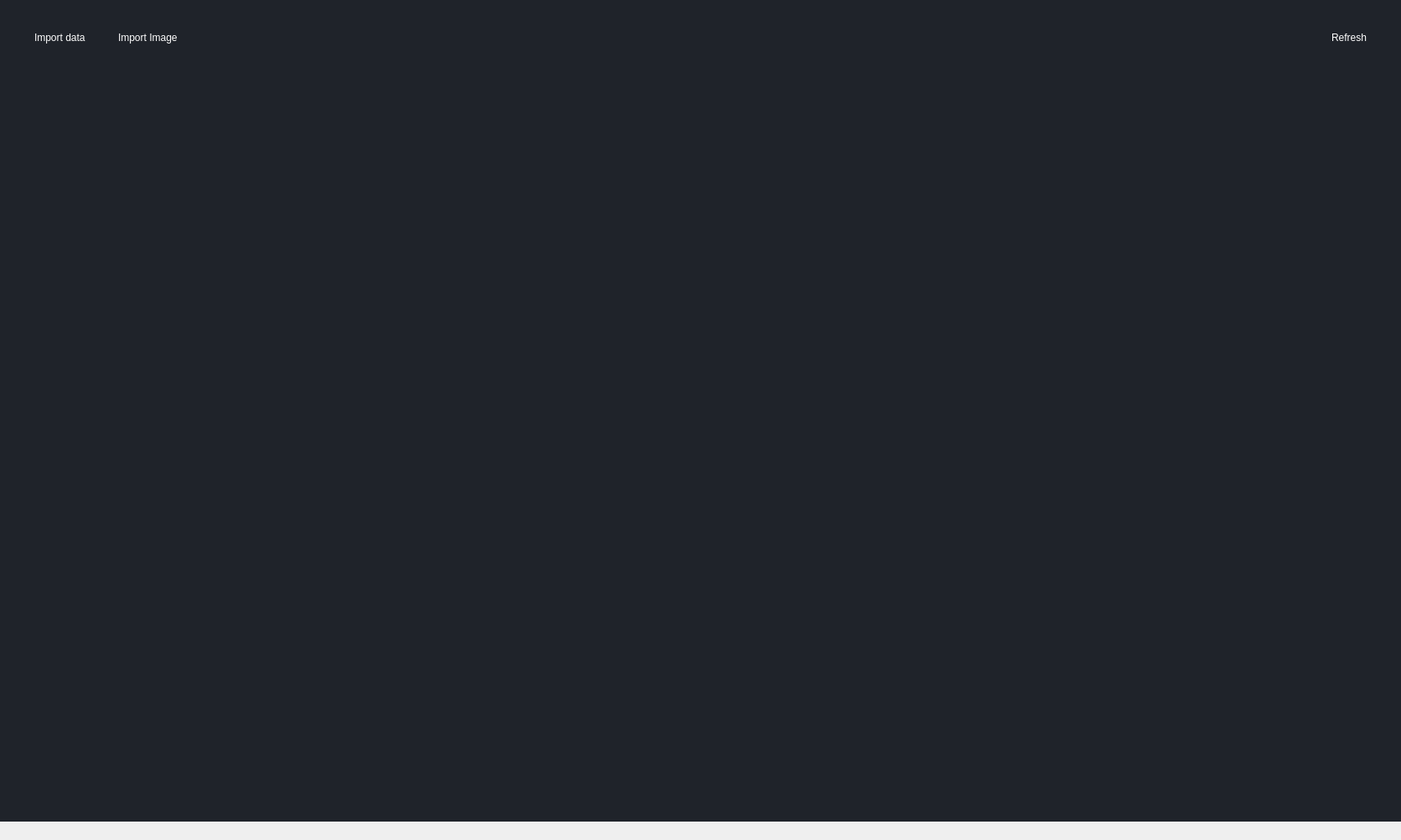
<?xml version="1.0" encoding="UTF-8"?>
<ui version="4.0">
 <class>MainWindow</class>
 <widget class="QMainWindow" name="MainWindow">
  <property name="windowTitle">
   <string>Disc Cutter Monitoring System</string>
  </property>
  <property name="windowIcon">
   <iconset>
    <normaloff>web.png</normaloff>web.png</iconset>
  </property>
  <property name="styleSheet">
   <string notr="true">*{
	border:none;
	background-color:transparent;
	background:none;
	padding:0;
	margin:0;
	color:#fff;
}
#centralwidget{
	background-color:#1f232a;
}
QPushButton{
	text-align:left;
	padding: 2px 5px;
}
QTableWidget{
	color:#000
}</string>
  </property>
  <widget class="QWidget" name="centralwidget">
   <property name="minimumSize">
    <size>
     <width>1672</width>
     <height>981</height>
    </size>
   </property>
   <layout class="QHBoxLayout" name="horizontalLayout">
    <item>
     <widget class="QWidget" name="widget" native="true">
      <layout class="QVBoxLayout" name="verticalLayout">
       <item alignment="Qt::AlignLeft|Qt::AlignTop">
        <widget class="QFrame" name="frame">
         <property name="frameShape">
          <enum>QFrame::StyledPanel</enum>
         </property>
         <property name="frameShadow">
          <enum>QFrame::Raised</enum>
         </property>
         <layout class="QVBoxLayout" name="verticalLayout_3">
          <item alignment="Qt::AlignLeft">
           <widget class="QFrame" name="frame_5">
            <property name="frameShape">
             <enum>QFrame::StyledPanel</enum>
            </property>
            <property name="frameShadow">
             <enum>QFrame::Raised</enum>
            </property>
            <layout class="QHBoxLayout" name="horizontalLayout_2">
             <item>
              <widget class="QPushButton" name="open_btn">
               <property name="text">
                <string>Import data</string>
               </property>
               <property name="icon">
                <iconset>
                 <normaloff>../QT-PyQt-PySide-Custom-Widgets-main/QT-PyQt-PySide-Custom-Widgets-main/Custom_Widgets/Qss/icons/original_svg/folder-plus.svg</normaloff>../QT-PyQt-PySide-Custom-Widgets-main/QT-PyQt-PySide-Custom-Widgets-main/Custom_Widgets/Qss/icons/original_svg/folder-plus.svg</iconset>
               </property>
              </widget>
             </item>
             <item>
              <widget class="QLabel" name="label">
               <property name="text">
                <string>     </string>
               </property>
              </widget>
             </item>
             <item>
              <widget class="QPushButton" name="img_btn">
               <property name="text">
                <string>Import Image</string>
               </property>
               <property name="icon">
                <iconset>
                 <normaloff>QT-PyQt-PySide-Custom-Widgets-main/QT-PyQt-PySide-Custom-Widgets-main/Custom_Widgets/Qss/icons/original_svg/image.svg</normaloff>QT-PyQt-PySide-Custom-Widgets-main/QT-PyQt-PySide-Custom-Widgets-main/Custom_Widgets/Qss/icons/original_svg/image.svg</iconset>
               </property>
              </widget>
             </item>
            </layout>
           </widget>
          </item>
         </layout>
        </widget>
       </item>
       <item>
        <widget class="QFrame" name="frame_2">
         <property name="minimumSize">
          <size>
           <width>0</width>
           <height>0</height>
          </size>
         </property>
         <property name="maximumSize">
          <size>
           <width>780</width>
           <height>16777215</height>
          </size>
         </property>
         <property name="frameShape">
          <enum>QFrame::StyledPanel</enum>
         </property>
         <property name="frameShadow">
          <enum>QFrame::Raised</enum>
         </property>
         <layout class="QHBoxLayout" name="horizontalLayout_6">
          <item>
           <widget class="QTableWidget" name="tbl">
            <property name="autoFillBackground">
             <bool>true</bool>
            </property>
            <property name="styleSheet">
             <string notr="true">QTableWidget
{
    background: #1f232a;
}

QTableWidget::item
{
    color:rgba(255,255,255,150);
    background: #444850;
    text-align:center;
}

QTableWidget::item:hover
{
    color:#FFFFFF;
    background: #4B4B4D;
}

QTableWidget::item:selected
{
    color:#FFFFFF;
    background: #484c53;
}

QHeaderView::section
{
	background-color: #373a40;
}

QTableWidgetQTableCornerButton::section
{
	background-color: red;
}</string>
            </property>
            <property name="cornerButtonEnabled">
             <bool>true</bool>
            </property>
            <attribute name="horizontalHeaderCascadingSectionResizes">
             <bool>false</bool>
            </attribute>
            <attribute name="horizontalHeaderDefaultSectionSize">
             <number>175</number>
            </attribute>
            <attribute name="verticalHeaderCascadingSectionResizes">
             <bool>false</bool>
            </attribute>
           </widget>
          </item>
         </layout>
        </widget>
       </item>
      </layout>
     </widget>
    </item>
    <item>
     <widget class="QWidget" name="widget_2" native="true">
      <layout class="QVBoxLayout" name="verticalLayout_2">
       <item alignment="Qt::AlignTop">
        <widget class="QFrame" name="frame_3">
         <property name="frameShape">
          <enum>QFrame::StyledPanel</enum>
         </property>
         <property name="frameShadow">
          <enum>QFrame::Raised</enum>
         </property>
         <layout class="QVBoxLayout" name="verticalLayout_4">
          <item alignment="Qt::AlignRight">
           <widget class="QFrame" name="frame_7">
            <property name="frameShape">
             <enum>QFrame::StyledPanel</enum>
            </property>
            <property name="frameShadow">
             <enum>QFrame::Raised</enum>
            </property>
            <layout class="QHBoxLayout" name="horizontalLayout_3">
             <item>
              <widget class="QPushButton" name="cal_btn">
               <property name="text">
                <string>Refresh</string>
               </property>
               <property name="icon">
                <iconset>
                 <normaloff>../QT-PyQt-PySide-Custom-Widgets-main/QT-PyQt-PySide-Custom-Widgets-main/Custom_Widgets/Qss/icons/original_svg/refresh-cw.svg</normaloff>../QT-PyQt-PySide-Custom-Widgets-main/QT-PyQt-PySide-Custom-Widgets-main/Custom_Widgets/Qss/icons/original_svg/refresh-cw.svg</iconset>
               </property>
              </widget>
             </item>
            </layout>
           </widget>
          </item>
         </layout>
        </widget>
       </item>
       <item alignment="Qt::AlignHCenter|Qt::AlignTop">
        <widget class="QFrame" name="frame_4">
         <property name="frameShape">
          <enum>QFrame::StyledPanel</enum>
         </property>
         <property name="frameShadow">
          <enum>QFrame::Raised</enum>
         </property>
         <layout class="QHBoxLayout" name="horizontalLayout_7" stretch="0">
          <property name="spacing">
           <number>10</number>
          </property>
          <property name="leftMargin">
           <number>15</number>
          </property>
          <property name="topMargin">
           <number>15</number>
          </property>
          <property name="bottomMargin">
           <number>15</number>
          </property>
          <item>
           <widget class="QLabel" name="lbl_img">
            <property name="text">
             <string/>
            </property>
           </widget>
          </item>
         </layout>
        </widget>
       </item>
      </layout>
     </widget>
    </item>
   </layout>
  </widget>
  <widget class="QMenuBar" name="menubar">
   <property name="geometry">
    <rect>
     <x>0</x>
     <y>0</y>
     <width>1672</width>
     <height>36</height>
    </rect>
   </property>
  </widget>
  <widget class="QStatusBar" name="statusbar"/>
 </widget>
 <resources/>
 <connections/>
</ui>
